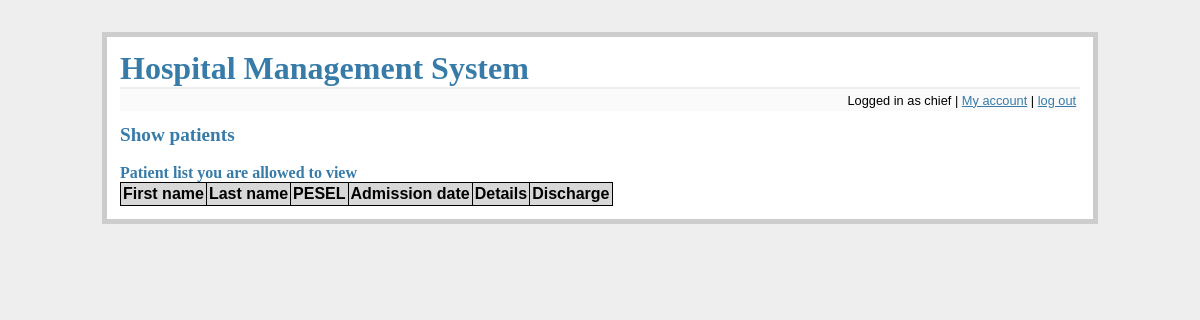
Page /show_patients (signed in) on the earlier database version.
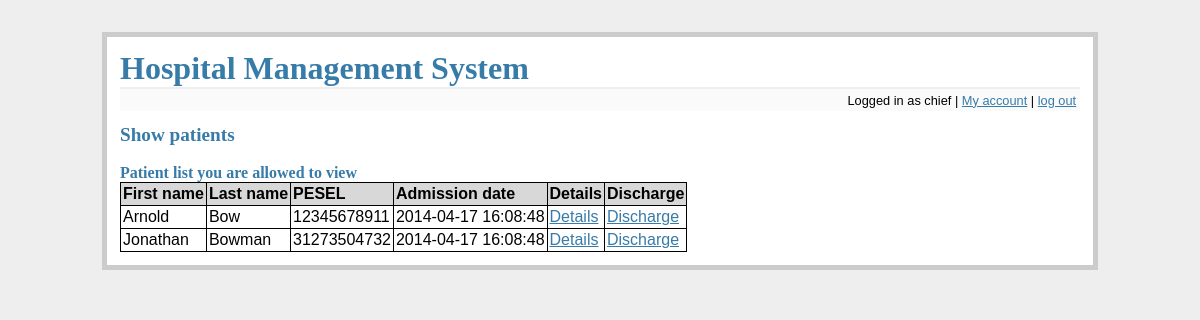
Same page on the later database version.
### tables this page shows
CREATE TABLE patients (
    pesel integer primary key,
    fname text not null,
    lname text not null
);

CREATE TABLE files (
    id integer primary key autoincrement,
    patient_pesel integer not null,
    admission_d datetime not null,
    discharge_d datetime,
    foreign key(patient_pesel) references patients(pesel)
);

### flaskr.py (the view)
@app.route('/show_patients', methods=['GET'])
def show_patients():
    error = None
    db = get_db()
    position = get_position(db, session['username'])
    if 'logged_in' not in session or not session['logged_in'] or position not in ['Admin', 'Head physician', 'Doctor', 'Nurse']:
        flash('You do not have rights to access this part of website')
        return redirect(url_for('main_screen'))
    if position in ['Admin', 'Head physician']:
        cur = db.execute('select p.fname, p.lname, p.pesel, f.admission_d from files f join patients p on f.patient_pesel = p.pesel where f.discharge_d is null')
        patients = cur.fetchall()
    else:
        patients = get_patients_allowed(db, session['username'])
    discharge = None
    if position in ['Admin', 'Head physician', 'Doctor']:
        discharge = True
    return render_template('show_patients.html', patients=patients, allow_discharge=discharge)

### flaskr.py (called while the page is built)
def connect_db():
    rv = sqlite3.connect(app.config['DATABASE'])
    rv.row_factory = sqlite3.Row
    return rv

def get_db():
    if not hasattr(g, 'sqlite_db'):
        g.sqlite_db = connect_db()
    return g.sqlite_db

### tools.py (called while the page is built)
def get_position(db, user):
    cur = db.execute('select p.name from employees as e join positions as p on e.position_id = p.id where e.login = ?', [user])
    res = cur.fetchone()
    return res[0] if res else None

### templates/show_patients.html
{% extends "layout.html" %}
{% block body %}
    <h2>Show patients</h2>
  <br/>
  <h3>Patient list you are allowed to view</h3>
  <table class=dbtable>
  <tr><td>First name<td>Last name<td>PESEL<td>Admission date<td>Details<td>Discharge
  {% for row in patients %}
  <tr>
      {% for d in row %}
          <td>{{ d }}
      {% endfor %}
      <td><a href="{{ url_for('patient_details', patient=row[2]) }}">Details
      <td>
         {% if allow_discharge %}
            <a href="{{ url_for('discharge', patient=row[2]) }}">Discharge
         {% else %}
            &nbsp;
         {% endif %}
  </tr>
  {% endfor %}
  </table>
{% endblock %}

### templates/layout.html (shortened to what this page needs)
<!doctype html>
<link rel=stylesheet type=text/css href="{{ url_for('static', filename='style.css') }}">
<div class=page>
  <h1><a href="{{ url_for('main_screen') }}" class=simplelnk>Hospital Management System</a></h1>
  <div class=metanav>
  {% if not session.logged_in %}
    <span><a href="{{ url_for('login') }}">log in</a></span>
  {% else %}
    <span>Logged in as {{ session.username }} | <a href="{{ url_for('my_account') }}">My account</a> | <a href="{{ url_for('logout') }}">log out</a></span>
  {% endif %}
  </div>
  {% block body %}{% endblock %}
</div>

### static/style.css (style rules this page uses)
a, h1, h2, h3 { color: #377ba8; }
h1, h2, h3 { font-family: 'Georgia', serif; margin: 0; }
h1 { border-bottom: 2px solid #eee; }
h2 { font-size: 1.2em; }
h3 { font-size: 1em; }
.page { margin: 2em auto; width: 60em; border: 5px solid #ccc; padding: 0.8em; background: white; }
.metanav { text-align: right; font-size: 0.8em; padding: 0.3em; margin-bottom: 1em; background: #fafafa; }
.simplelnk { text-decoration: none; font-weight: bold }
table, table tr, table td { border-spacing: 0px; border: 1px solid black; border-collapse: collapse; }
table td { padding: 2px; }
table.dbtable tr:first-child { background-color: #D8D8D8; font-weight: bold; }

Differences in the rows shown:
added files: admission_d "2014-04-17 16:08:48"
added patients: fname "Arnold", lname "Bow", pesel "12345678911"
added files: admission_d "2014-04-17 16:08:48"
added patients: fname "Jonathan", lname "Bowman", pesel "31273504732"
